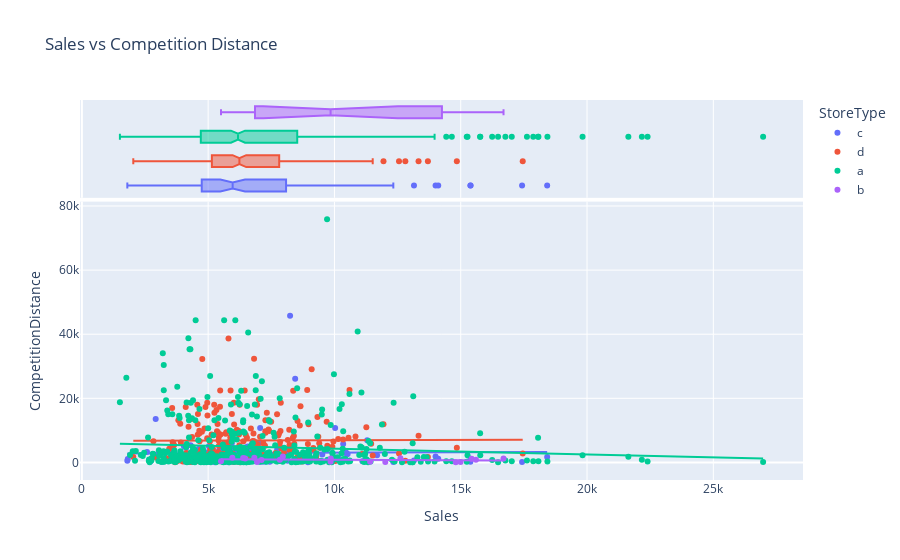

Notebook source saved alongside this figure:
### Code cell
fig = px.scatter(merged_sample_df[merged_sample_df.Open == 1], 
                    x='Sales',
                    y='CompetitionDistance',
                    marginal_x='box',
                    trendline="ols",
                    color='StoreType',
                    title='Sales vs Competition Distance')

fig.update_layout(bargap=0.1)
fig.show()

### Figure 1 — Plotly figure (JSON) as saved in the notebook; plotly's stock layout.template omitted (floating-point values rounded to 4 significant figures; data arrays with more than 128 entries replaced by an {"elided": "..."} marker saying what was removed)
{"data": [{"hovertemplate": "StoreType=c<br>Sales=%{x}<br>CompetitionDistance=%{y}<extra></extra>", "legendgroup": "c", "marker": {"color": "#636efa", "symbol": "circle"}, "mode": "markers", "name": "c", "orientation": "v", "showlegend": true, "type": "scatter", "x": [10148, 9740, 8985, 11688, 5809, 7122, 11107, 5440, 7059, 5268, 8138, 5935, 11296, 5131, 4017, 3559, 4377, 1800, 6066, 4470, 3580, 6098, 6329, 8244, 7196, 8955, 6233, 5166, 3547, 2923, 8090, 2581, 7175, 5856, 6653, 5343, 5935, 4041, 4511, 9853, 5180, 17429, 2714, 5547, 10346, 4559, 6002, 4324, 15390, 10460, 4124, 5232, 6460, 9519, 5132, 7732, 1818, 4615, 5418, 4743, 5642, 13149, 5715, 4306, 4948, 10028, 6720, 6495, 7028, 10002, 8069, 4327, 5161, 4473, 3961, 4756, 4045, 7440, 7006, 9252, 10488, 6390, 10523, 14004, 5707, 5970, 7914, 15383, 5028, 8949, 4816, 4891, 5818, 5090, 6292, 12331, 6565, 2969, 5876, 4589, 3384, 5064, 6430, 14109, 6330, 5098, 7557, 6730, 8445, 6872, 7258, 3176, 4072, 3565, 18422], "xaxis": "x", "y": [1490, 4230, 620, 2240, 80, 210, 340, 3890, 10740, 40, 550, 4840, 6930, 3040, 2030, 1270, 170, 530, 3740, 3890, 5090, 440, 3380, 45740, 2240, 520, 420, 2410, 740, 13570, 3390, 3290, 620, 450, 4130, 1560, 5980, 5030, 500, 140, 3740, 140, 300, 1690, 5780, 2550, 170, 1200, 1130, 3100, 4490, 1540, 4630, 2460, 3970, 3970, 1080, 4180, 1200, 4230, 3740, 620, 230, 5390, 330, 10740, 920, 2470, 250, 1190, 3530, 2510, 3250, 1200, 550, 700, 740, 210, 5980, 1690, 2550, 1540, 2640, 1880, 1140, 1200, 620, 210, 5030, 60, 1650, 3150, 4770, 190, 2460, 140, 5000, 2470, 250, 720, 720, 140, 3380, 1130, 1540, 3970, 2240, 5780, 26130, 1560, 240, 240, 300, 3700, 1700], "yaxis": "y"}, {"alignmentgroup": "True", "hovertemplate": "StoreType=c<br>Sales=%{x}<extra></extra>", "legendgroup": "c", "marker": {"color": "#636efa", "symbol": "circle"}, "name": "c", "notched": true, "offsetgroup": "c", "showlegend": false, "type": "box", "x": [10148, 9740, 8985, 11688, 5809, 7122, 11107, 5440, 7059, 5268, 8138, 5935, 11296, 5131, 4017, 3559, 4377, 1800, 6066, 4470, 3580, 6098, 6329, 8244, 7196, 8955, 6233, 5166, 3547, 2923, 8090, 2581, 7175, 5856, 6653, 5343, 5935, 4041, 4511, 9853, 5180, 17429, 2714, 5547, 10346, 4559, 6002, 4324, 15390, 10460, 4124, 5232, 6460, 9519, 5132, 7732, 1818, 4615, 5418, 4743, 5642, 13149, 5715, 4306, 4948, 10028, 6720, 6495, 7028, 10002, 8069, 4327, 5161, 4473, 3961, 4756, 4045, 7440, 7006, 9252, 10488, 6390, 10523, 14004, 5707, 5970, 7914, 15383, 5028, 8949, 4816, 4891, 5818, 5090, 6292, 12331, 6565, 2969, 5876, 4589, 3384, 5064, 6430, 14109, 6330, 5098, 7557, 6730, 8445, 6872, 7258, 3176, 4072, 3565, 18422], "xaxis": "x2", "yaxis": "y2"}, {"hovertemplate": "<b>OLS trendline</b><br>CompetitionDistance = 0.029556 * Sales + 2744.88<br>R<sup>2</sup>=0.000327<br><br>StoreType=c<br>Sales=%{x}<br>CompetitionDistance=%{y} <b>(trend)</b><extra></extra>", "legendgroup": "c", "marker": {"color": "#636efa", "symbol": "circle"}, "mode": "lines", "name": "c", "showlegend": false, "type": "scatter", "x": [1800, 1818, 2581, 2714, 2923, 2969, 3176, 3384, 3547, 3559, 3565, 3580, 3961, 4017, 4041, 4045, 4072, 4124, 4306, 4324, 4327, 4377, 4470, 4473, 4511, 4559, 4589, 4615, 4743, 4756, 4816, 4891, 4948, 5028, 5064, 5090, 5098, 5131, 5132, 5161, 5166, 5180, 5232, 5268, 5343, 5418, 5440, 5547, 5642, 5707, 5715, 5809, 5818, 5856, 5876, 5935, 5935, 5970, 6002, 6066, 6098, 6233, 6292, 6329, 6330, 6390, 6430, 6460, 6495, 6565, 6653, 6720, 6730, 6872, 7006, 7028, 7059, 7122, 7175, 7196, 7258, 7440, 7557, 7732, 7914, 8069, 8090, 8138, 8244, 8445, 8949, 8955, 8985, 9252, 9519, 9740, 9853, 10002, 10028, 10148, 10346, 10460, 10488, 10523, 11107, 11296, 11688, 12331, 13149, 14004, 14109, 15383, 15390, 17429, 18422], "xaxis": "x", "y": [2798.0, 2799.0, 2821.0, 2825.0, 2831.0, 2833.0, 2839.0, 2845.0, 2850.0, 2850.0, 2850.0, 2851.0, 2862.0, 2864.0, 2864.0, 2864.0, 2865.0, 2867.0, 2872.0, 2873.0, 2873.0, 2874.0, 2877.0, 2877.0, 2878.0, 2880.0, 2881.0, 2881.0, 2885.0, 2885.0, 2887.0, 2889.0, 2891.0, 2893.0, 2895.0, 2895.0, 2896.0, 2897.0, 2897.0, 2897.0, 2898.0, 2898.0, 2900.0, 2901.0, 2903.0, 2905.0, 2906.0, 2909.0, 2912.0, 2914.0, 2914.0, 2917.0, 2917.0, 2918.0, 2919.0, 2920.0, 2920.0, 2921.0, 2922.0, 2924.0, 2925.0, 2929.0, 2931.0, 2932.0, 2932.0, 2934.0, 2935.0, 2936.0, 2937.0, 2939.0, 2942.0, 2943.0, 2944.0, 2948.0, 2952.0, 2953.0, 2954.0, 2955.0, 2957.0, 2958.0, 2959.0, 2965.0, 2968.0, 2973.0, 2979.0, 2983.0, 2984.0, 2985.0, 2989.0, 2994.0, 3009.0, 3010.0, 3010.0, 3018.0, 3026.0, 3033.0, 3036.0, 3041.0, 3041.0, 3045.0, 3051.0, 3054.0, 3055.0, 3056.0, 3073.0, 3079.0, 3090.0, 3109.0, 3134.0, 3159.0, 3162.0, 3200.0, 3200.0, 3260.0, 3289.0], "yaxis": "y"}, {"hovertemplate": "StoreType=d<br>Sales=%{x}<br>CompetitionDistance=%{y}<extra></extra>", "legendgroup": "d", "marker": {"color": "#EF553B", "symbol": "circle"}, "mode": "markers", "name": "d", "orientation": "v", "showlegend": true, "type": "scatter", "x": {"elided": "241 int values"}, "xaxis": "x", "y": {"elided": "241 int values"}, "yaxis": "y"}, {"alignmentgroup": "True", "hovertemplate": "StoreType=d<br>Sales=%{x}<extra></extra>", "legendgroup": "d", "marker": {"color": "#EF553B", "symbol": "circle"}, "name": "d", "notched": true, "offsetgroup": "d", "showlegend": false, "type": "box", "x": {"elided": "241 int values"}, "xaxis": "x2", "yaxis": "y2"}, {"hovertemplate": "<b>OLS trendline</b><br>CompetitionDistance = 0.021231 * Sales + 6695.01<br>R<sup>2</sup>=0.000053<br><br>StoreType=d<br>Sales=%{x}<br>CompetitionDistance=%{y} <b>(trend)</b><extra></extra>", "legendgroup": "d", "marker": {"color": "#EF553B", "symbol": "circle"}, "mode": "lines", "name": "d", "showlegend": false, "type": "scatter", "x": {"elided": "238 int values"}, "xaxis": "x", "y": {"elided": "238 float values"}, "yaxis": "y"}, {"hovertemplate": "StoreType=a<br>Sales=%{x}<br>CompetitionDistance=%{y}<extra></extra>", "legendgroup": "a", "marker": {"color": "#00cc96", "symbol": "circle"}, "mode": "markers", "name": "a", "orientation": "v", "showlegend": true, "type": "scatter", "x": {"elided": "463 int values"}, "xaxis": "x", "y": {"elided": "463 int values"}, "yaxis": "y"}, {"alignmentgroup": "True", "hovertemplate": "StoreType=a<br>Sales=%{x}<extra></extra>", "legendgroup": "a", "marker": {"color": "#00cc96", "symbol": "circle"}, "name": "a", "notched": true, "offsetgroup": "a", "showlegend": false, "type": "box", "x": {"elided": "463 int values"}, "xaxis": "x2", "yaxis": "y2"}, {"hovertemplate": "<b>OLS trendline</b><br>CompetitionDistance = -0.179511 * Sales + 6090.38<br>R<sup>2</sup>=0.005647<br><br>StoreType=a<br>Sales=%{x}<br>CompetitionDistance=%{y} <b>(trend)</b><extra></extra>", "legendgroup": "a", "marker": {"color": "#00cc96", "symbol": "circle"}, "mode": "lines", "name": "a", "showlegend": false, "type": "scatter", "x": {"elided": "462 int values"}, "xaxis": "x", "y": {"elided": "462 float values"}, "yaxis": "y"}, {"hovertemplate": "StoreType=b<br>Sales=%{x}<br>CompetitionDistance=%{y}<extra></extra>", "legendgroup": "b", "marker": {"color": "#ab63fa", "symbol": "circle"}, "mode": "markers", "name": "b", "orientation": "v", "showlegend": true, "type": "scatter", "x": [5958, 7840, 7959, 14803, 12613, 9847, 15432, 7111, 6386, 16694, 5509, 6827, 15602, 11413, 6465, 12013, 14994, 6935, 9855], "xaxis": "x", "y": [1430, 840, 1870, 90, 1270, 210, 1180, 720, 1410, 1210, 400, 1430, 860, 210, 1260, 150, 150, 150, 1260], "yaxis": "y"}, {"alignmentgroup": "True", "hovertemplate": "StoreType=b<br>Sales=%{x}<extra></extra>", "legendgroup": "b", "marker": {"color": "#ab63fa", "symbol": "circle"}, "name": "b", "notched": true, "offsetgroup": "b", "showlegend": false, "type": "box", "x": [5958, 7840, 7959, 14803, 12613, 9847, 15432, 7111, 6386, 16694, 5509, 6827, 15602, 11413, 6465, 12013, 14994, 6935, 9855], "xaxis": "x2", "yaxis": "y2"}, {"hovertemplate": "<b>OLS trendline</b><br>CompetitionDistance = -0.0349122 * Sales + 1204.31<br>R<sup>2</sup>=0.054951<br><br>StoreType=b<br>Sales=%{x}<br>CompetitionDistance=%{y} <b>(trend)</b><extra></extra>", "legendgroup": "b", "marker": {"color": "#ab63fa", "symbol": "circle"}, "mode": "lines", "name": "b", "showlegend": false, "type": "scatter", "x": [5509, 5958, 6386, 6465, 6827, 6935, 7111, 7840, 7959, 9847, 9855, 11413, 12013, 12613, 14803, 14994, 15432, 15602, 16694], "xaxis": "x", "y": [1012.0, 996.3, 981.4, 978.6, 966.0, 962.2, 956.0, 930.6, 926.4, 860.5, 860.3, 805.9, 784.9, 764.0, 687.5, 680.8, 665.5, 659.6, 621.5], "yaxis": "y"}], "layout": {"bargap": 0.1, "legend": {"title": {"text": "StoreType"}, "tracegroupgap": 0}, "title": {"text": "Sales vs Competition Distance"}, "xaxis": {"anchor": "y", "domain": [0, 1], "title": {"text": "Sales"}}, "xaxis2": {"anchor": "y2", "domain": [0, 1], "matches": "x", "showgrid": true, "showticklabels": false}, "yaxis": {"anchor": "x", "domain": [0, 0.7326], "title": {"text": "CompetitionDistance"}}, "yaxis2": {"anchor": "x2", "domain": [0.7426, 1], "matches": "y2", "showgrid": false, "showline": false, "showticklabels": false, "ticks": ""}}}
